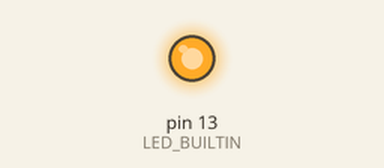
A sketch run on a simulated Arduino Uno, built with avr-gcc and run on an emulated ATmega328P. Shown: output pins drawn as LEDs (lit = HIGH).

Above: at 1.0 s.
At 28.0 s:
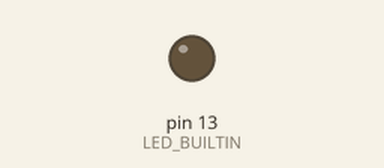
Timing chart, 0 to 32.5 s (numbered marks = the images above):
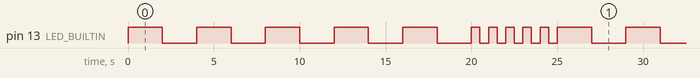

Measured:
- by itself, pin 13 (LED_BUILTIN): repeats every 25.0 s: 4 × (LOW 2.0 s, HIGH 2.0 s), LOW 2.0 s, 5 × (HIGH 0.50 s, LOW 0.50 s), HIGH 2.0 s
- by itself, everything shown: repeats every 25.0 s, in 20 steps

The sketch:

Week_3_Assignment__Blinking_two_speeds_.ino
```cpp
void setup() {
  // initialize digital pin LED_BUILTIN as an output.
  pinMode(LED_BUILTIN, OUTPUT);
}

void loop() {
  for (int i=1; i<=5; i++) {
    digitalWrite(LED_BUILTIN, HIGH);  // turn the LED on (HIGH is the voltage level)
    delay(2000);                      // wait for a second
    digitalWrite(LED_BUILTIN, LOW);   // turn the LED off by making the voltage LOW
    delay(2000);                      // wait for a second
  }
  for (int i=1; i<=5; i++) {
    digitalWrite(LED_BUILTIN, HIGH);  // turn the LED on (HIGH is the voltage level)
    delay(500);                      // wait for a second
    digitalWrite(LED_BUILTIN, LOW);   // turn the LED off by making the voltage LOW
    delay(500);                      // wait for a second
  }
}
```
